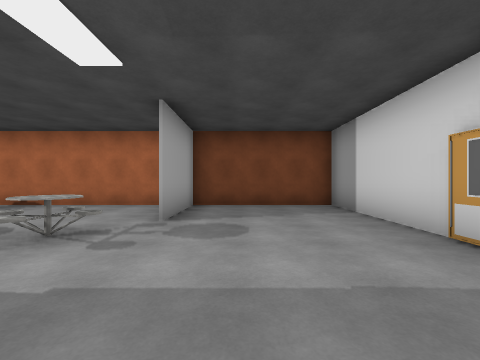
[1] (above)

12 first-person views from a walk through a Unity game level. The camera is 1.4 m above the floor, looks level and sees 90° across. The floor is counted in squares, 2 m on a side. Each view is taken from the middle of a square. On the plan, view 1 faces up. The plan holds only what a view shows up to about 9 squares ahead; the rest is blank. Some surface patterns are stand-ins.

[2]
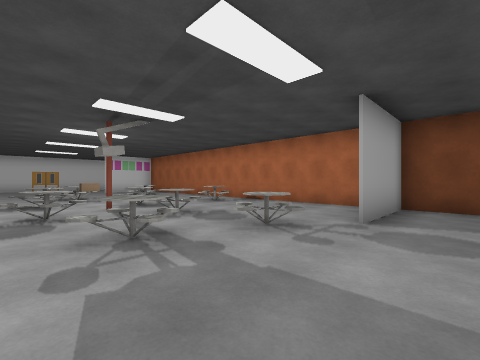

[3]
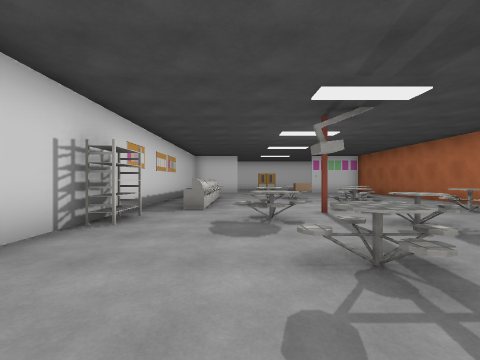

[4]
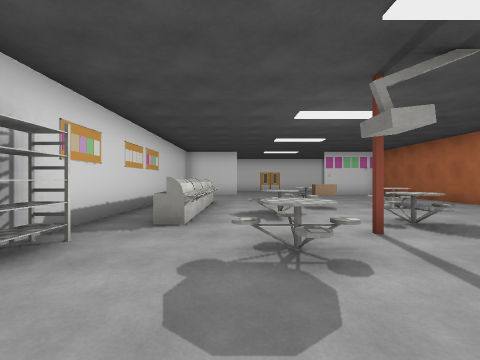

[5]
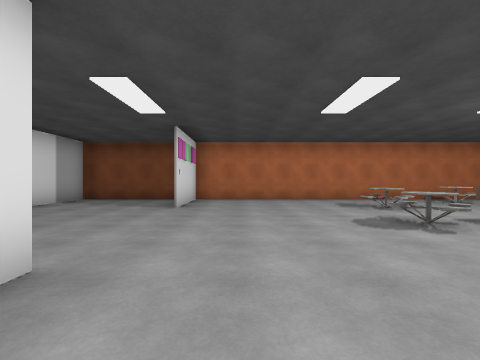

[6]
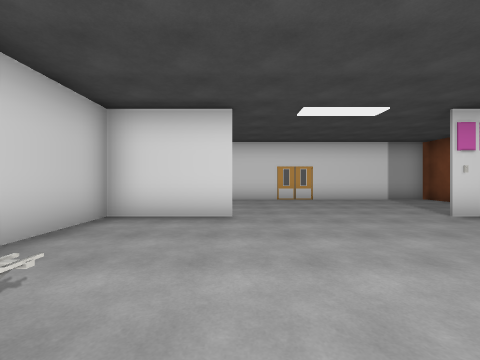

[7]
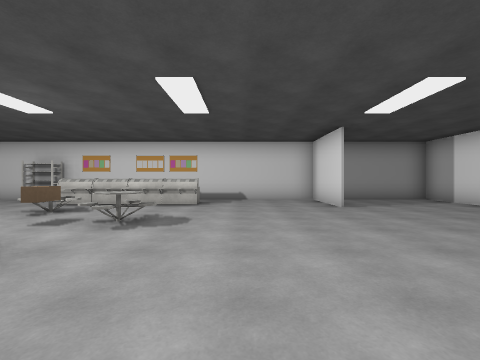

[8]
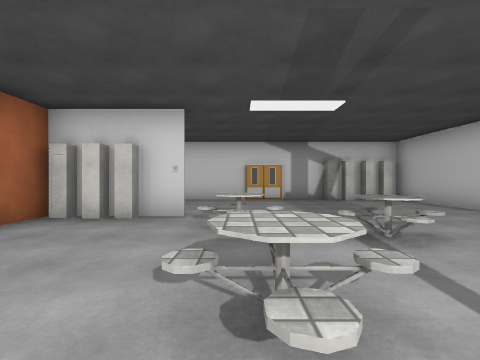

[9]
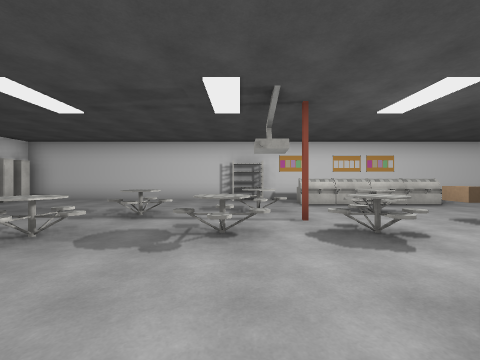

[10]
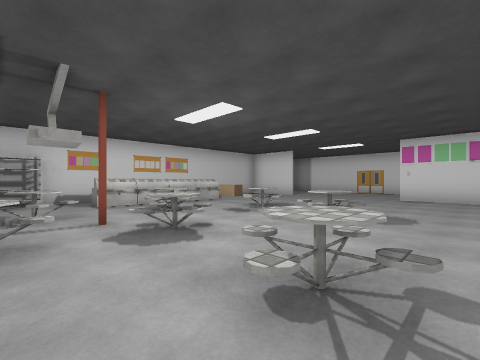

[11]
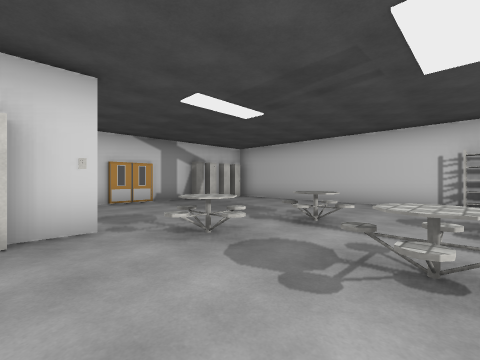

[12]
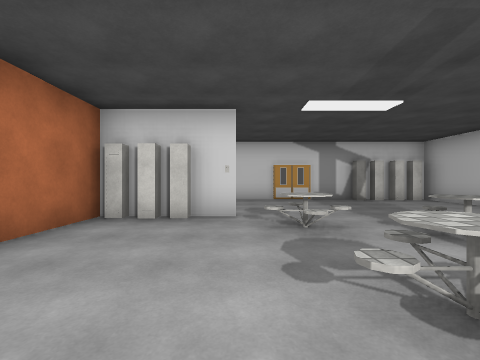

### Floor plan
Points are (right, up) in squares from view 1. A wall is a line through its corners. A room is listed if a view was taken in it or the views show most of it. See-through windows are left out.
Room 1 (views 1, 2, 3, 4, 5, 6, 7, 8, 9, 10, 11, 12)
walls: (-14.6, -0.1) (-14.6, -2.6) (2.6, -2.6) (2.6, 6.7) (-14.6, 6.7) (-14.6, 4); (-1.4, 4.4) (-1.4, 6.8); (-1.3, 6.8) (-1.3, 4.4); (-15.2, 6.7) (-18.9, 6.7); (-18.6, 6.6) (-18.6, -2.6) (-15.6, -2.6)
objects: other object (-10, -1); table (-10, 2); table (-10, 4) to (-9, 4); other object (-9, -1); block (-9, 2); other object (-8, -1) to (-7, -1); table (-8, 0) to (-8, 1); table (-7, 2) to (-7, 3); table (-7, 5) to (-6, 6); table (-6, 0) to (-5, 1); rack (-5, -2); table (-5, 2) to (-4, 3); table (-3, 1); table (-3, 3) to (-2, 3); other object (-2, 5); other object (-2, 6); other object (-1, 4); other object (2, -2); other object (2, -1); other object (2, 0)

Where each view was taken, in squares from view 1:
view 1: 0 up, 0 right, facing up
view 2: 0 up, 0 right, facing up-left
view 3: 0 up, 1 left, facing left
view 4: 0 up, 3 left, facing left
view 5: 2 down, 13 left, facing up
view 6: 0 up, 10 left, facing left
view 7: 6 up, 12 left, facing down
view 8: 3 up, 6 left, facing right
view 9: 6 up, 5 left, facing down
view 10: 6 up, 5 left, facing down-left
view 11: 5 up, 5 left, facing down-right
view 12: 4 up, 6 left, facing right
